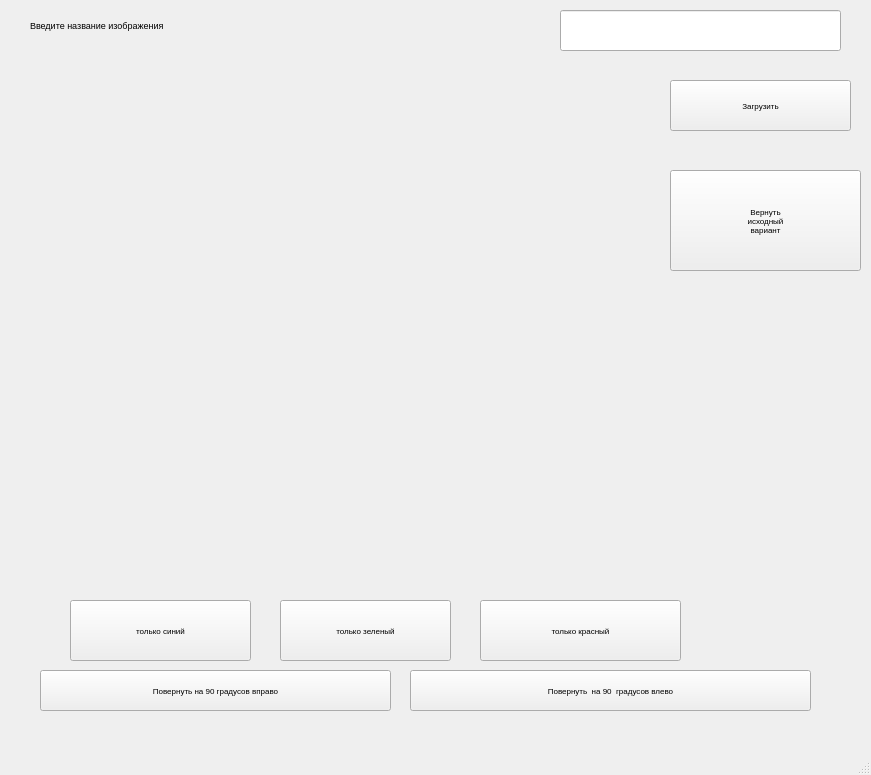
<?xml version="1.0" encoding="UTF-8"?>
<ui version="4.0">
 <class>MainWindow</class>
 <widget class="QMainWindow" name="MainWindow">
  <property name="geometry">
   <rect>
    <x>0</x>
    <y>0</y>
    <width>871</width>
    <height>775</height>
   </rect>
  </property>
  <property name="windowTitle">
   <string>MainWindow</string>
  </property>
  <widget class="QWidget" name="centralwidget">
   <widget class="QLabel" name="label">
    <property name="geometry">
     <rect>
      <x>30</x>
      <y>0</y>
      <width>491</width>
      <height>51</height>
     </rect>
    </property>
    <property name="font">
     <font>
      <pointsize>7</pointsize>
     </font>
    </property>
    <property name="text">
     <string>Введите название изображения</string>
    </property>
   </widget>
   <widget class="QLabel" name="label_2">
    <property name="geometry">
     <rect>
      <x>130</x>
      <y>70</y>
      <width>500</width>
      <height>500</height>
     </rect>
    </property>
    <property name="text">
     <string/>
    </property>
   </widget>
   <widget class="QPushButton" name="blue">
    <property name="geometry">
     <rect>
      <x>70</x>
      <y>600</y>
      <width>181</width>
      <height>61</height>
     </rect>
    </property>
    <property name="font">
     <font>
      <pointsize>6</pointsize>
     </font>
    </property>
    <property name="text">
     <string>только синий</string>
    </property>
   </widget>
   <widget class="QPushButton" name="green">
    <property name="geometry">
     <rect>
      <x>280</x>
      <y>600</y>
      <width>171</width>
      <height>61</height>
     </rect>
    </property>
    <property name="font">
     <font>
      <pointsize>6</pointsize>
     </font>
    </property>
    <property name="text">
     <string>только зеленый</string>
    </property>
   </widget>
   <widget class="QPushButton" name="red">
    <property name="geometry">
     <rect>
      <x>480</x>
      <y>600</y>
      <width>201</width>
      <height>61</height>
     </rect>
    </property>
    <property name="font">
     <font>
      <pointsize>6</pointsize>
     </font>
    </property>
    <property name="text">
     <string>только красный</string>
    </property>
   </widget>
   <widget class="QPushButton" name="right">
    <property name="geometry">
     <rect>
      <x>40</x>
      <y>670</y>
      <width>351</width>
      <height>41</height>
     </rect>
    </property>
    <property name="font">
     <font>
      <pointsize>6</pointsize>
     </font>
    </property>
    <property name="text">
     <string>Повернуть на 90 градусов вправо</string>
    </property>
   </widget>
   <widget class="QPushButton" name="left">
    <property name="geometry">
     <rect>
      <x>410</x>
      <y>670</y>
      <width>401</width>
      <height>41</height>
     </rect>
    </property>
    <property name="font">
     <font>
      <pointsize>6</pointsize>
     </font>
    </property>
    <property name="text">
     <string>Повернуть  на 90  градусов влево</string>
    </property>
   </widget>
   <widget class="QLineEdit" name="lineEdit">
    <property name="geometry">
     <rect>
      <x>560</x>
      <y>10</y>
      <width>281</width>
      <height>41</height>
     </rect>
    </property>
   </widget>
   <widget class="QPushButton" name="pushButton_6">
    <property name="geometry">
     <rect>
      <x>670</x>
      <y>80</y>
      <width>181</width>
      <height>51</height>
     </rect>
    </property>
    <property name="font">
     <font>
      <pointsize>6</pointsize>
     </font>
    </property>
    <property name="text">
     <string>Загрузить</string>
    </property>
   </widget>
   <widget class="QLabel" name="label_3">
    <property name="geometry">
     <rect>
      <x>680</x>
      <y>300</y>
      <width>171</width>
      <height>181</height>
     </rect>
    </property>
    <property name="font">
     <font>
      <pointsize>6</pointsize>
     </font>
    </property>
    <property name="text">
     <string/>
    </property>
   </widget>
   <widget class="QPushButton" name="getback">
    <property name="geometry">
     <rect>
      <x>670</x>
      <y>170</y>
      <width>191</width>
      <height>101</height>
     </rect>
    </property>
    <property name="font">
     <font>
      <pointsize>6</pointsize>
     </font>
    </property>
    <property name="text">
     <string>Вернуть 
исходный 
вариант</string>
    </property>
   </widget>
  </widget>
  <widget class="QMenuBar" name="menubar">
   <property name="geometry">
    <rect>
     <x>0</x>
     <y>0</y>
     <width>871</width>
     <height>20</height>
    </rect>
   </property>
  </widget>
  <widget class="QStatusBar" name="statusbar"/>
 </widget>
 <resources/>
 <connections/>
</ui>
